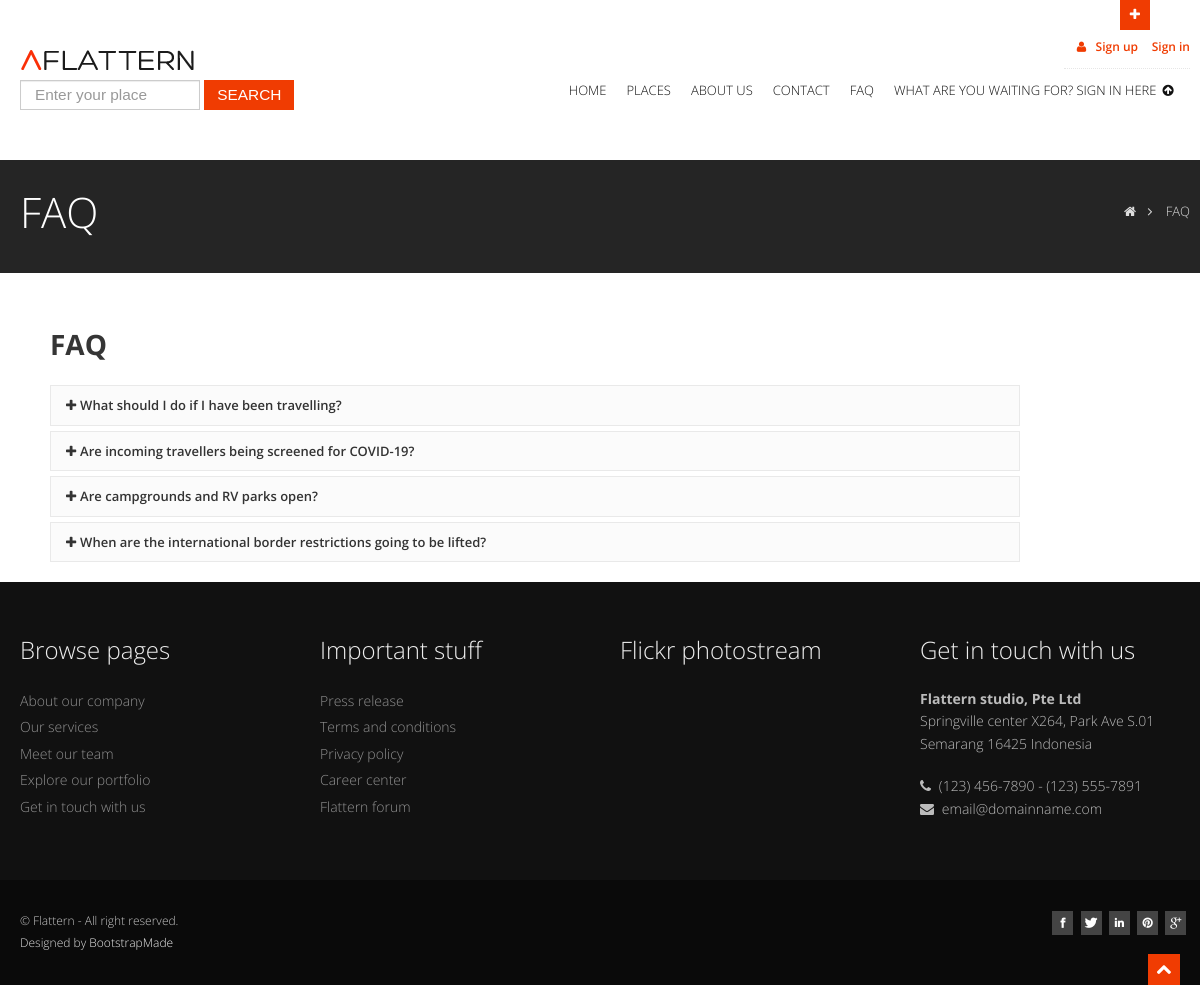
Page /faq on the committed database.
### home/models.py (models this page shows, shortened)
class Faq(models.Model):
	STATUS=(
		('True','Active'),
		('False', 'Inactive'),
	)
	orderNo=models.IntegerField()
	question=models.CharField(max_length=255)
	answer=models.TextField()
	status=models.CharField(max_length=10, choices=STATUS)
	created_at=models.DateTimeField(auto_now_add=True)
	updated_at=models.DateTimeField(auto_now=True)

### home/views.py (the view)
# urls.py: path('faq',views.faq, name="faq"),
def faq(request):
	categories=Category.objects.all()
	faqs=Faq.objects.all().order_by('orderNo')
	content={'categories':categories, 'faqs':faqs}
	return render(request, 'faq.html',content)

### home/templates/faq.html (shortened to what this page needs)
{% extends 'homebase.html' %}
{% block inner_headline %}
	<section id="inner-headline">
      <div class="container">
        <div class="row">
          <div class="span4">
            <div class="inner-heading">
              <h2>FAQ</h2>
            </div>
          </div>
          <div class="span8">
            <ul class="breadcrumb">
              <li><a href="/"><i class="icon-home"></i></a><i class="icon-angle-right"></i></li>
              <li class="active">FAQ</li>
            </ul>
          </div>
        </div>
      </div>
    </section>
{% endblock %}
{% block main_content %}
		<div class="span10">
                <h4><strong>FAQ</strong></h4>
                {% for faq in faqs %}
                <div class="accordion" id="accordion2">
                  <div class="accordion-group">
                    <div class="accordion-heading">
                      <a class="accordion-toggle" data-toggle="collapse" data-parent="#accordion2" href="#{{ faq.orderNo }}">
									<i class="icon-plus"></i>{{ faq.question }}</a>
                    </div>
                  </div>
                  {% endfor %}
                </div>
{% endblock %}

### home/static/css/style.css (style rules this page uses)
body { font-family: 'Open Sans', Arial, sans-serif; font-size: 14px; font-weight: 300; line-height: 1.6em; color: #656565; }
.container { padding: 0 20px 0 20px; position: relative; }
.row, .row-fluid { margin-bottom: 30px; }
#inner-headline { background: #252525; position: relative; margin: 0; padding: 0; color: #fefefe; }
#inner-headline .inner-heading h2 { color: #fff; margin: 20px 0 0 0; }
#inner-headline ul.breadcrumb { margin: 30px 0 0; float: right; }
#inner-headline ul.breadcrumb li { margin-bottom: 0; padding-bottom: 0; }
#inner-headline ul.breadcrumb li { font-size: 13px; color: #ddd; }
#inner-headline ul.breadcrumb li i { color: #dedede; }
#inner-headline ul.breadcrumb li a { color: #fff; }

### home/static/skins/default.css (style rules this page uses)
a, a:hover,a:focus,a:active, footer a.text-link:hover, strike, footer ul.link-list li a:hover, .post-meta span a:hover, footer a.text-link, ul.meta-post li a:hover, ul.cat li a:hover, ul.recent li h6 a:hover, ul.portfolio-categ li.active a, ul.portfolio-categ li.active a:hover, ul.portfolio-categ li a:hover,ul.related-post li h4 a:hover, span.highlight,article .post-heading h3 a:hover, .navbar .nav > .active > a,.navbar .nav > .active > a:hover,.navbar .nav > li > a:hover,.navbar .nav > li > a:focus,.navbar .nav > .active > a:focus, .validation { color:#F03C02; }

### home/static/css/overwrite.css (style rules this page uses)
h1, h2, h3, h4, h5, h6 { font-family: 'Open Sans', sans-serif; color:#353535; font-weight:300; line-height:1.5em; margin-top:0; }
h2 { font-size:42px; margin-bottom:22px; }
h4 { font-size:28px; margin-bottom:20px; }
h1 strong,h2 strong,h3 strong,h4 strong,h5 strong,h6 strong { font-weight:700; }
ul, ol { padding: 0; margin: 0 0 10px 25px; }
li { line-height: 1.6em; }
.breadcrumb { float:left; padding:10px 0 10px 0; margin:0; list-style: none; background: none; -webkit-border-radius: 0; -moz-border-radius: 0; border-radius: 0; }
.breadcrumb > li { display: inline-block; *display: inline; text-shadow: none; font-size:12px; *zoom: 1; margin:0; }
.breadcrumb > .active { color: #797979; }
.accordion-group { background:none; border:none; -webkit-border-radius: 0; -moz-border-radius: 0; border-radius: 0; margin-bottom:5px; }
.accordion-heading { font-size:13px; color:#333333; text-shadow: none; background-color: #fbfbfb; *background-color: #fbfbfb; background-image: none; background-repeat: repeat-x; border: 1px solid #e9e9e9; *border: 0; border-color: none; }
.accordion-heading a { color:#333333; font-weight:600; outline:0; }

### rows in the picture
Faq: question "What should I do if I have been travelling?"
Faq: question "Are incoming travellers being screened for COVID-19?"
Faq: question "Are campgrounds and RV parks open?"
Faq: question "When are the international border restrictions going to be lifted?"
